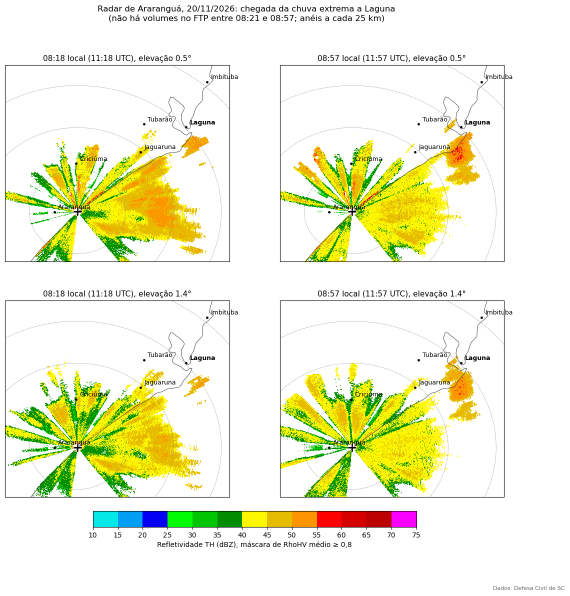
#> input picture dem/14/5941_9564.png, 1139 x 1192 px (shown at 1/2 size)
$ python analise_mds.py
#> lines starting #> are read from the running program, lines starting #| are printed output that depends on the picture
### relevo.py
# -*- coding: utf-8 -*-
"""Modelo de relevo a partir dos tiles públicos Terrarium (AWS elevation-tiles-prod; no Brasil a fonte é o SRTM de 30 m).

Monta dois mosaicos em volta de um ponto: um fino (zoom 14, ~8 m/pixel, interpolado do SRTM) para os primeiros km
e um largo (zoom 11, ~67 m/pixel) até ~80 km. Os tiles ficam em cache em dem/ (fora do git).

Limitação: o SRTM é um modelo de superfície de radar de 2000, com resolução de 30 m. Inclui parte da copa das árvores
e dos prédios, mas não postes, mastros, antenas nem árvores isoladas.
"""
import math
import urllib.request
from io import BytesIO
from pathlib import Path

import numpy as np
from PIL import Image

CACHE = Path(__file__).resolve().parent / "dem"
URL = "https://s3.amazonaws.com/elevation-tiles-prod/terrarium/{z}/{x}/{y}.png"


def _tile_xy(lat, lon, z):
    n = 2 ** z
    x = (lon + 180) / 360 * n
    y = (1 - np.arcsinh(np.tan(np.radians(lat))) / math.pi) / 2 * n
    return x, y


def _tile(z, x, y):
#> called with z = 14, x = 5941, y = 9564
    arq = CACHE / str(z) / f"{x}_{y}.png"
    if not arq.exists():
        arq.parent.mkdir(parents=True, exist_ok=True)
        req = urllib.request.Request(URL.format(z=z, x=x, y=y), headers={"User-Agent": "radar-sc"})
        arq.write_bytes(urllib.request.urlopen(req, timeout=60).read())
    rgb = np.asarray(Image.open(arq).convert("RGB"), dtype=np.float64)
    return rgb[..., 0] * 256 + rgb[..., 1] + rgb[..., 2] / 256 - 32768
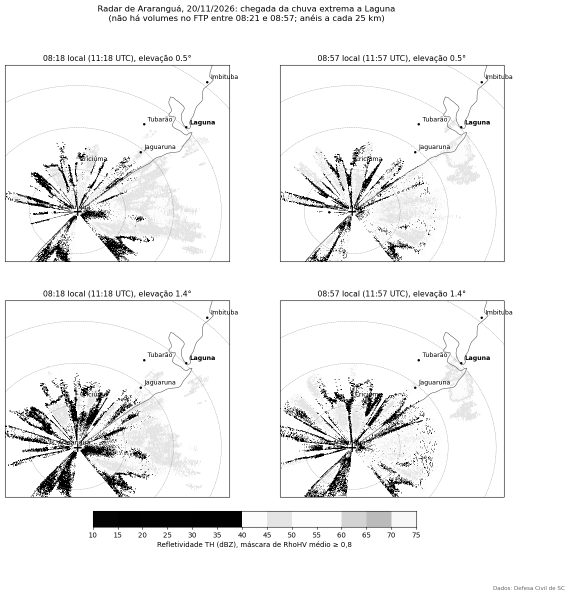
#> returned value: shape (1192, 1139) float64 (shown at 1/2 size); min -32768, max 32768, mean 28863.1; drawn with min black and max white


class Mosaico:
    """Grade de altitude (m) com amostragem bilinear por lat/lon."""

    def __init__(self, lat, lon, raio_km, z):
        self.z = z
        cx, cy = _tile_xy(lat, lon, z)
        tam_km = 40075.016 * math.cos(math.radians(lat)) / 2 ** z
        k = int(math.ceil(raio_km / tam_km)) + 1
        self.x0, self.y0 = int(cx) - k, int(cy) - k
        lado = 2 * k + 1
        self.alt = np.zeros((lado * 256, lado * 256))
        for j in range(lado):
            for i in range(lado):
#> (the run stopped early here; a loop or call above may not have finished)
